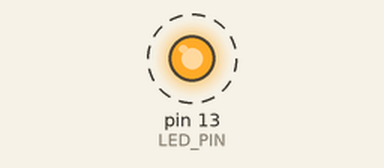
Recording of a sketch running on a simulated Arduino Uno, built with avr-gcc and run on an emulated ATmega328P. On the bench: output pins drawn as LEDs (lit = HIGH). Dashed ring = blinking. What the sketch prints to the serial monitor is not drawn.

Above: at 0.5 s.
Timing chart, 0 to 4.6 s (numbered marks = the images above):
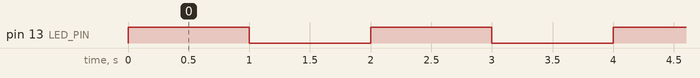

Measured:
- by itself, pin 13 (LED_PIN): alternates HIGH for 1.0 s and LOW for 1.0 s

The sketch:

ledBlinker.ino
```cpp
#define LED_PIN 13

void setup() { // setup runs once on startup

  pinMode(LED_PIN, OUTPUT); // set pin connected to the LED as output
  Serial.begin(9600);       // start USB communication, so we can print

}

void loop() { // loop runs over and over again

  digitalWrite(13, HIGH);   // turn the LED on
  Serial.println("LED on"); // print that it's on
  delay(1000);              // wait 1 second

  digitalWrite(13, LOW);     // turn the LED off
  Serial.println("LED off"); // print that it's off
  delay(1000);               // wait 1 second

}
```
